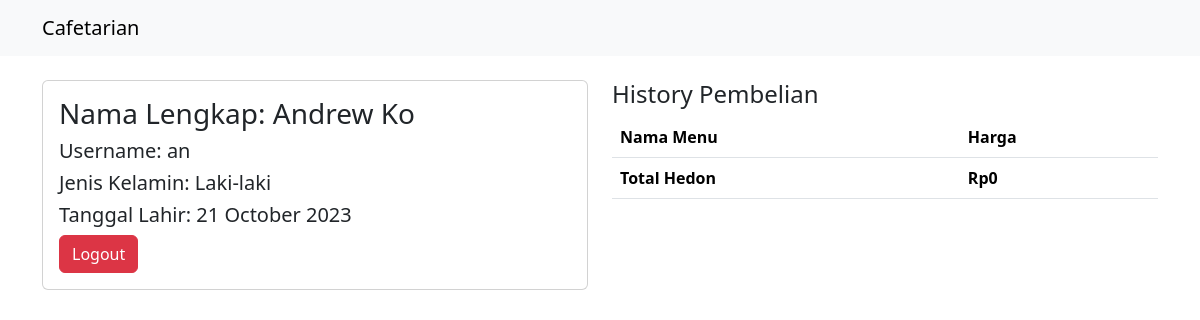
The page /user/user_dashboard.php (signed in) on the database as committed earlier.
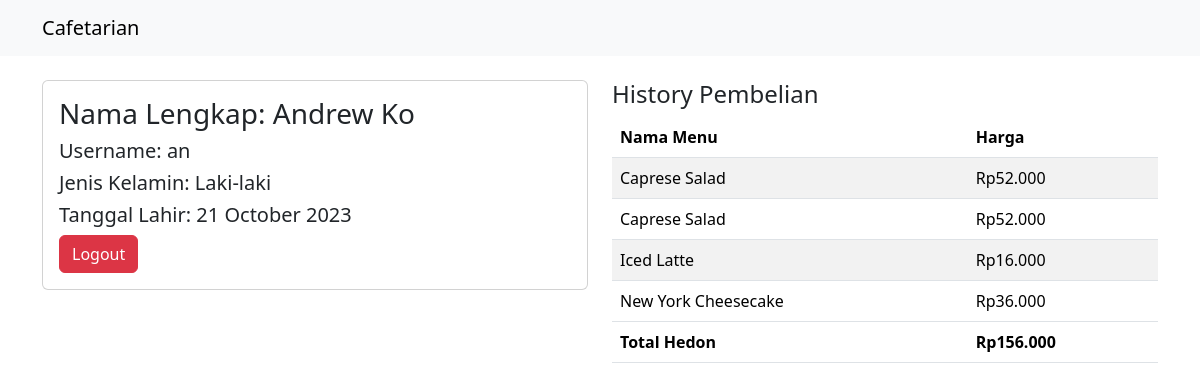
The same page on the database as committed later.
### tables this page shows
CREATE TABLE `history_user` (
  `id` int(11) NOT NULL,
  `id_user` int(11) NOT NULL,
  `nama_menu` varchar(100) NOT NULL,
  `quantity` int(11) NOT NULL,
  `total_price` int(11) NOT NULL
);

### user/user_dashboard.php (the view, shortened to what this page needs)
<?php
include '../database/connect.php';
?>
<!DOCTYPE html>
<html lang="en">
<head>
    <link href="https://cdn.jsdelivr.net/npm/bootstrap@5.3.2/dist/css/bootstrap.min.css" rel="stylesheet">
</head>
<nav class="navbar navbar-expand-lg fixed-top bg-body-tertiary">
    <div class="container">
        <a class="navbar-brand" href="../index.php">Cafetarian</a>
    </div>
</nav>
<body>
    <div class="container">
        <div class="row">
            <div class="col-12 col-md-6">
                <div class="card p-3">
                    <?php
                    $sql = "SELECT * FROM access_table WHERE id = $_SESSION[user_id]";
                    $result = mysqli_query($conn, $sql);
                    $row = mysqli_fetch_assoc($result);
                    echo '<h3>Nama Lengkap: ' . $row['first_name'] . ' ' . $row['last_name'] . '</h3>';
                    echo '<h5>Username: ' . $row['username'] . '</h5>';
                    if ($row['gender_type'] == 'm') {
                        echo '<h5>Jenis Kelamin: Laki-laki</h5>';
                    } else {
                        echo '<h5>Jenis Kelamin: Perempuan</h5>';
                    }
                    $birthdate = $row['birth_date'];
                    $date_elements = explode('-', $birthdate);
                    $formatted_birthdate = $date_elements[2] . ' ' . date("F", mktime(0, 0, 0, $date_elements[1], 10)) . ' ' . $date_elements[0];
                    echo '<h5>Tanggal Lahir: ' . $formatted_birthdate . '</h5>';
                    ?>
                    <div class="col">
                        <a href="../logout/logout.php" class="btn btn-danger">Logout</a>
                    </div>
                </div>
            </div>
            <div class="col-12 col-md-6">
                <div class="row">
                    <h4>History Pembelian</h4>
                    <div class="table-responsive">
                        <table class="table table-striped">
                            <thead>
                                <tr>
                                    <th>Nama Menu</th>
                                    <th>Harga</th>
                                </tr>
                            </thead>
                            <tbody>
                                <?php
                                $total_uang = 0;
                                $sql_history = "SELECT * FROM history_user WHERE id_user = $_SESSION[user_id]";
                                $result_history = mysqli_query($conn, $sql_history);
                                foreach ($result_history as $history) :
                                    $total_uang += $history['total_price'];
                                ?>
                                    <tr>
                                        <td><?= $history['nama_menu'] ?></td>
                                        <td>Rp<?= number_format($history['total_price'], 0, ',', '.') ?></td>
                                    </tr>
                                <?php
                                endforeach;
                                ?>
                            </tbody>
                            <tfoot>
                                <tr>
                                    <td><strong>Total Hedon</strong></td>
                                    <td><strong>Rp<?= number_format($total_uang, 0, ',', '.') ?></strong></td>
                                </tr>
                            </tfoot>
                        </table>
                    </div>
                </div>
            </div>
        </div>
    </div>
</body>
</html>

Rows that differ between the two databases and show on the page:
added history_user: nama_menu "Caprese Salad", total_price "52.000"
added history_user: nama_menu "Caprese Salad", total_price "52.000"
added history_user: nama_menu "Iced Latte", total_price "16.000"
added history_user: nama_menu "New York Cheesecake", total_price "36.000"
Other text that changed with them:
$total_uang: "0" → "156.000"
